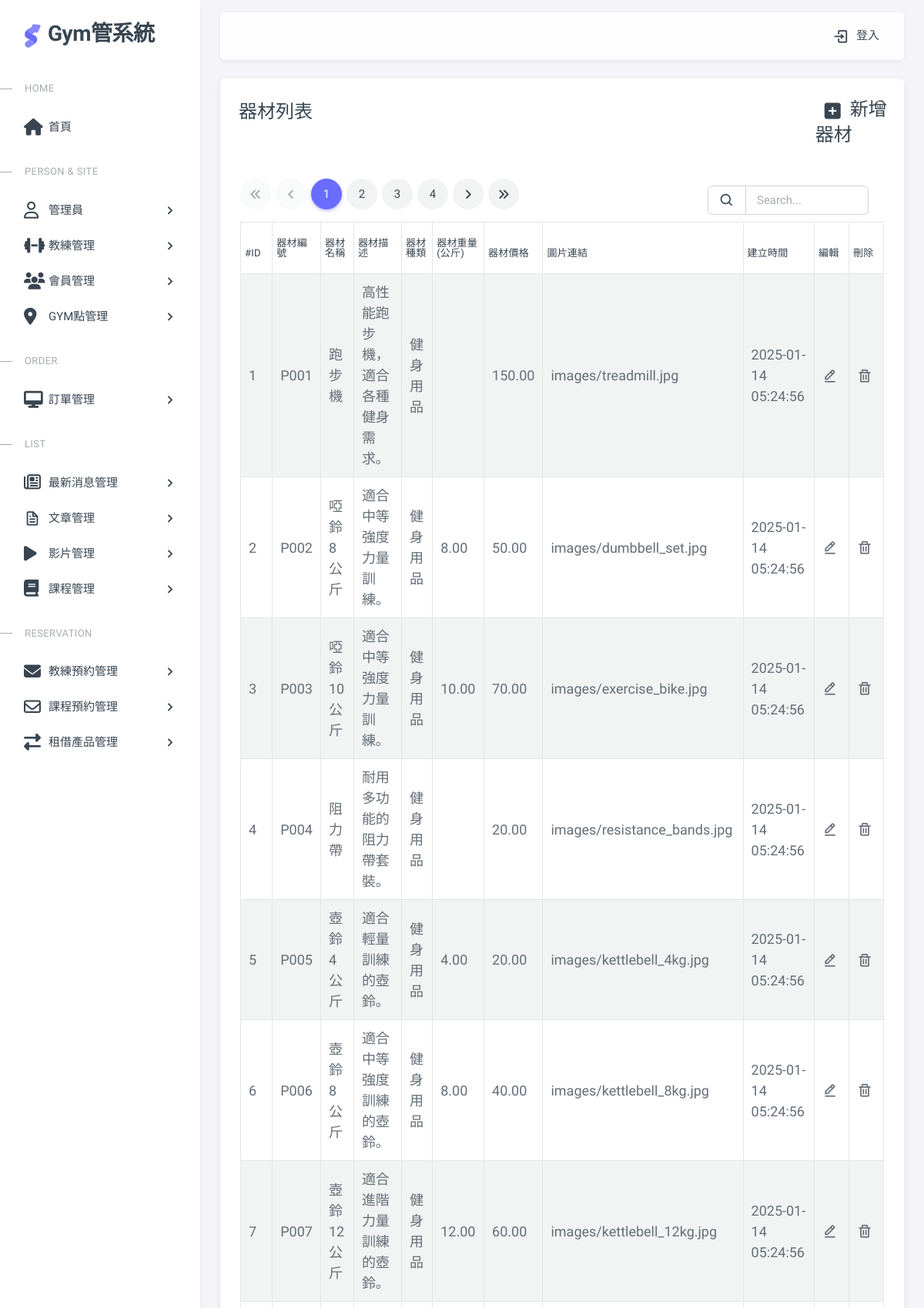
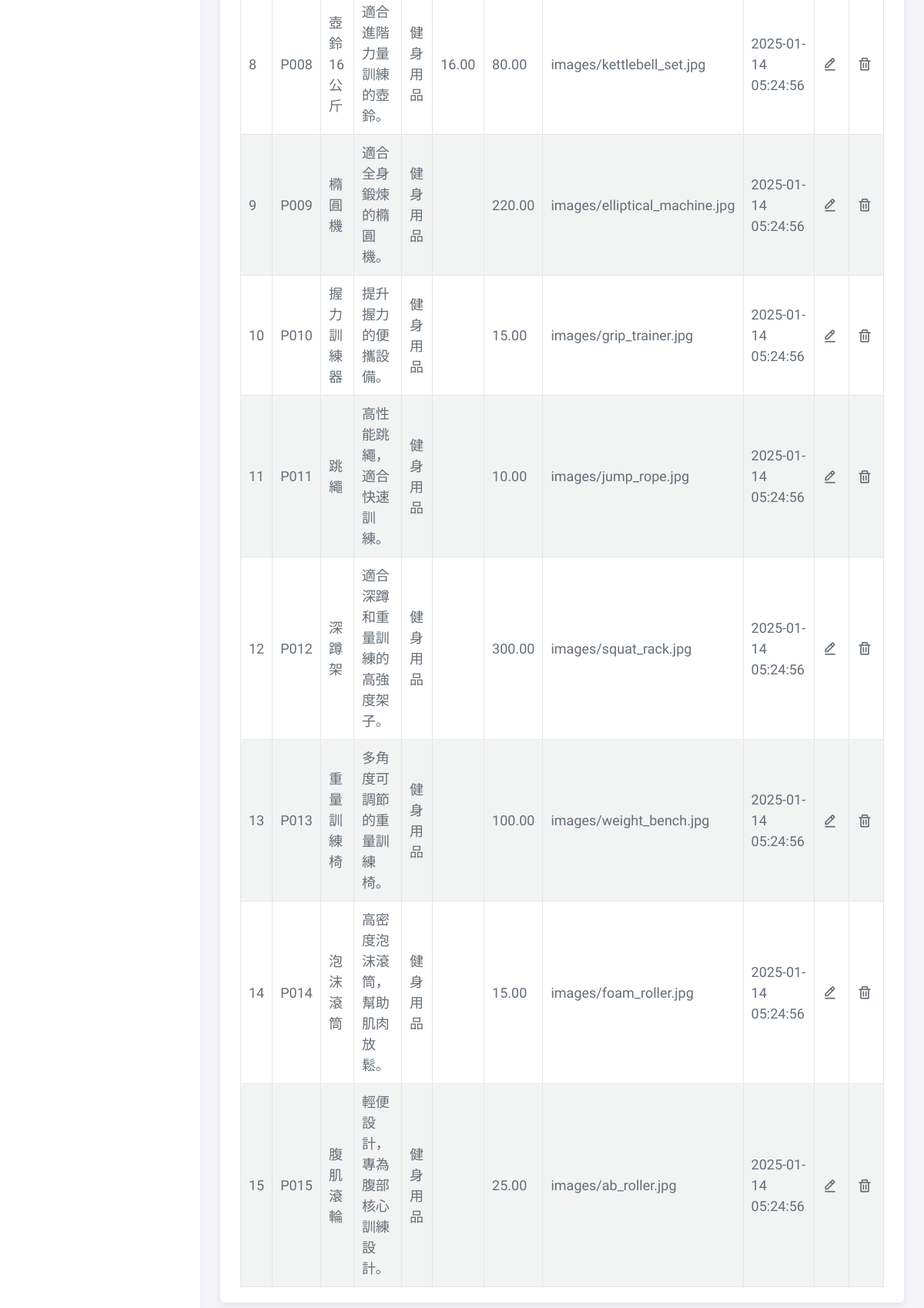
Screenshot of /pages/products.php with the database file from the repository (2 pictures, top to bottom).
### tables this page shows
CREATE TABLE Products (
    id INT AUTO_INCREMENT PRIMARY KEY,            
    product_code VARCHAR(10) NOT NULL UNIQUE,     
    name VARCHAR(255) NOT NULL,                  
    description TEXT,                            
    category_name VARCHAR(255) NOT NULL,         
    weight DECIMAL(5, 2),                        
    base_price DECIMAL(10, 2) NOT NULL,          
    image_url VARCHAR(255),                      
    created_at TIMESTAMP DEFAULT CURRENT_TIMESTAMP  
);

### pages/products.php (the view, shortened to what this page needs)
<?php require __DIR__ . '/includes/init.php';?>
<?php include __DIR__ . '/includes/html-header.php'; ?>
<?php include __DIR__ . '/includes/html-sidebar.php'; ?>
<?php include __DIR__ . '/includes/html-layout-navbar.php'; ?>
<?php include __DIR__ . '/includes/html-content wrapper-start.php'; ?>
<?php
$perPage = 15;
$page = isset($_GET['page']) ? intval($_GET['page']) : 1;
$where = ' WHERE 1 ';
$t_sql = "SELECT COUNT(1) FROM `products` $where";
$totalRows = $pdo->query($t_sql)->fetch(PDO::FETCH_NUM)[0];
$totalPages = ceil($totalRows / $perPage);
$rows = [];
if ($totalRows > 0) {
$sql = sprintf(
"SELECT
    p.id AS product_id, -- 商品 ID
    product_code,            -- 商品號碼
    p.name,          -- 商品名稱
    p.description, -- 商品描述
    p.category_name,   -- 商品分類名稱
    p.weight,     -- 商品重量 (如果有規格)
    base_price,     -- 商品價格
    p.image_url,    -- 商品圖片
    p.created_at -- 商品建立時間
FROM
    Products p
%s
ORDER BY
    p.id, p.weight -- 根據商品 ID 和重量排序 (可選)
LIMIT %s, %s",
$where,
($page - 1) * $perPage,
$perPage);
$rows = $pdo->query($sql)->fetchAll();
}
?>
<div class="card pb-5">
  <div class="row">
    <div class="col-10">
      <h4 class="card-header">器材列表</h4>
    </div>
    <div class="col-2 card-header d-flex align-items-center justify-content-center fs-4">
      <a href="products_add.php" class="nav-link">
        <span class="d-none d-sm-block">
        <i class="fa-solid fa-square-plus fa-xl mx-3 fs-4"></i>新增器材</span>
      </a>
    </div>
  </div>
<div class="container">
<div class="row mt-4">
    <div class="col d-flex justify-content-between">
      <nav aria-label="Page navigation example">
        <ul class="pagination">
        <li class="page-item <?= $page==1 ? 'disabled' : '' ?>">
        <a class="page-link" href="?page=1">
              <i class="fa-solid fa-angles-left"></i>
            </a>
          </li>
          <li class="page-item <?= $page==1 ? 'disabled' : '' ?>">
          <a class="page-link" href="?page=<?= $page - 1 ?>">
              <i class="fa-solid fa-angle-left"></i>
            </a>
          </li>
          <?php for ($i = 1; $i <= $totalPages; $i++): ?>
            <li class="page-item <?= $i==$page ? 'active' : '' ?>">
              <a style="height = 10px" class="page-link" href="?page=<?= $i ?>"><?= $i ?></a>
            </li>
          <?php endfor; ?>
          <li class="page-item <?= $page==$totalPages ? 'disabled' : '' ?>">
            <a class="page-link" href="?page=<?= $page + 1 ?>">
              <i class="fa-solid fa-angle-right"></i>
            </a>
          </li>
          <li class="page-item <?= $page==$totalPages ? 'disabled' : '' ?>">
            <a class="page-link" href="?page=<?= $totalPages ?>">
              <i class="fa-solid fa-angles-right"></i>
            </a>
          </li>
        </ul>
      </nav>
      <div class="col-lg-3 me-5  d-flex align-items-center justify-content-end">
        <form class="d-flex  ">
            <div class="input-group">
                  <button class="input-group-text">
                    <i class="tf-icons bx bx-search"></i>
                  </button>
              <input type="search" class="form-control" placeholder="Search..." name="keyword"
              value="<?=empty($_GET['keyword'])?'':htmlentities($_GET['keyword'])?>">
            </div>
        </form>
      </div>
    </div>
  </div>
  <div class="row">
    <div class="col">
      <table class="table">
      <table class="table table-bordered table-striped">
        <thead>
          <tr>
            <th >#id</th>
            <th>器材編號</th>
            <th>器材名稱</th>
            <th>器材描述</th>
            <th>器材種類</th>
            <th>器材重量(公斤)</th>
            <th>器材價格</th>
            <th>圖片連結</th>
            <th>建立時間</th>
            <th>編輯</th>
            <th>刪除</th>
          </tr>
        </thead>
        <tbody>
          <?php foreach ($rows as $r): ?>
            <tr>
              <td><?= $r['product_id'] ?></td>
              <td><?= $r['product_code'] ?></td>
              <td><?= $r['name'] ?></td>
              <td><?= $r['description'] ?></td>
              <td><?= $r['category_name'] ?></td>
              <td><?= $r['weight'] ?></td>
              <td><?= $r['base_price'] ?></td>
              <td><?= $r['image_url'] ?></td>
              <td><?= $r['created_at'] ?></td>
              <td><a class="dropdown-item" href="products_edit.php?product_id=<?= $r['product_id'] ?>">
                <i class="bx bx-edit-alt me-1"></i></a>
              </td>
              <td><a class="dropdown-item"  href="javascript:" onclick="deleteOne(event)">
                <i class="bx bx-trash me-1"></i></a>
              </td>
            </tr>
          <?php endforeach; ?>
        </tbody>
      </table>
    </div>
  </div>
<?php include __DIR__ . '/includes/html-content wrapper-end.php'; ?>
<?php include __DIR__ . '/includes/html-footer.php'; ?>

### pages/products.php (style rules this page uses)
table { font-size: 14px; }
th { font-size: 16px; }
.table thead tr th { line-height: 1; padding:20px 5px; }
.pagination .page-link { border-radius: 50%; width: 40px; height: 40px; display: flex; align-items: center; justify-content: center; padding: 0; }
.table tbody tr { line-height: 1.5; font-size: 18px; }
.table tbody tr td { padding: 10px 10px; }

### rows the page displays
products: id "1", product_code "P001", name "跑步機", description "高性能跑步機，適合各種健身需求。", category_name "健身用品", base_price "150.00", image_url "images/treadmill.jpg", created_at "2025-01-14 05:24:56"
products: id "2", product_code "P002", name "啞鈴 8 公斤", description "適合中等強度力量訓練。", category_name "健身用品", weight "8.00", base_price "50.00", image_url "images/dumbbell_set.jpg", created_at "2025-01-14 05:24:56"
products: id "3", product_code "P003", name "啞鈴 10 公斤", description "適合中等強度力量訓練。", category_name "健身用品", weight "10.00", base_price "70.00", image_url "images/exercise_bike.jpg", created_at "2025-01-14 05:24:56"
products: id "4", product_code "P004", name "阻力帶", description "耐用多功能的阻力帶套裝。", category_name "健身用品", base_price "20.00", image_url "images/resistance_bands.jpg", created_at "2025-01-14 05:24:56"
products: id "5", product_code "P005", name "壺鈴 4 公斤", description "適合輕量訓練的壺鈴。", category_name "健身用品", weight "4.00", base_price "20.00", image_url "images/kettlebell_4kg.jpg", created_at "2025-01-14 05:24:56"
products: id "6", product_code "P006", name "壺鈴 8 公斤", description "適合中等強度訓練的壺鈴。", category_name "健身用品", weight "8.00", base_price "40.00", image_url "images/kettlebell_8kg.jpg", created_at "2025-01-14 05:24:56"
products: id "7", product_code "P007", name "壺鈴 12 公斤", description "適合進階力量訓練的壺鈴。", category_name "健身用品", weight "12.00", base_price "60.00", image_url "images/kettlebell_12kg.jpg", created_at "2025-01-14 05:24:56"
products: id "8", product_code "P008", name "壺鈴 16 公斤", description "適合進階力量訓練的壺鈴。", category_name "健身用品", weight "16.00", base_price "80.00", image_url "images/kettlebell_set.jpg", created_at "2025-01-14 05:24:56"
products: id "9", product_code "P009", name "橢圓機", description "適合全身鍛煉的橢圓機。", category_name "健身用品", base_price "220.00", image_url "images/elliptical_machine.jpg", created_at "2025-01-14 05:24:56"
products: id "10", product_code "P010", name "握力訓練器", description "提升握力的便攜設備。", category_name "健身用品", base_price "15.00", image_url "images/grip_trainer.jpg", created_at "2025-01-14 05:24:56"
products: id "11", product_code "P011", name "跳繩", description "高性能跳繩，適合快速訓練。", category_name "健身用品", base_price "10.00", image_url "images/jump_rope.jpg", created_at "2025-01-14 05:24:56"
products: id "12", product_code "P012", name "深蹲架", description "適合深蹲和重量訓練的高強度架子。", category_name "健身用品", base_price "300.00", image_url "images/squat_rack.jpg", created_at "2025-01-14 05:24:56"
products: id "13", product_code "P013", name "重量訓練椅", description "多角度可調節的重量訓練椅。", category_name "健身用品", base_price "100.00", image_url "images/weight_bench.jpg", created_at "2025-01-14 05:24:56"
products: id "14", product_code "P014", name "泡沫滾筒", description "高密度泡沫滾筒，幫助肌肉放鬆。", category_name "健身用品", base_price "15.00", image_url "images/foam_roller.jpg", created_at "2025-01-14 05:24:56"
products: id "15", product_code "P015", name "腹肌滾輪", description "輕便設計，專為腹部核心訓練設計。", category_name "健身用品", base_price "25.00", image_url "images/ab_roller.jpg", created_at "2025-01-14 05:24:56"
